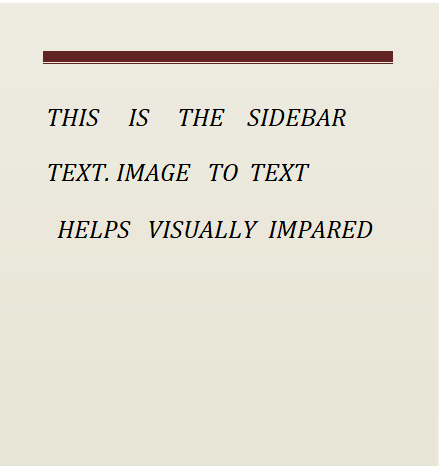
#> input picture images/TEXT.PNG, 439 x 466 px, found by its file name
$ python ocr.py
#> lines starting #> are read from the running program, lines starting #| are printed output that depends on the picture; after the words box and inside, x2 and y2 are one past the last pixel; in counts of white or black regions, pixels touching at a corner belong together
import cv2
import numpy as np
import pytesseract
from pytesseract import Output


pytesseract.pytesseract.tesseract_cmd = r'C:/Program Files/Tesseract-OCR/tesseract.exe'

img=cv2.imread('opencv_csi\images\TEXT.PNG')
#> img is the input picture: shape (466, 439, 3); mean B, G, R 211.2, 224.1, 227.6
#Step1: Binarising
grey_img=cv2.cvtColor(img,cv2.COLOR_BGR2GRAY)
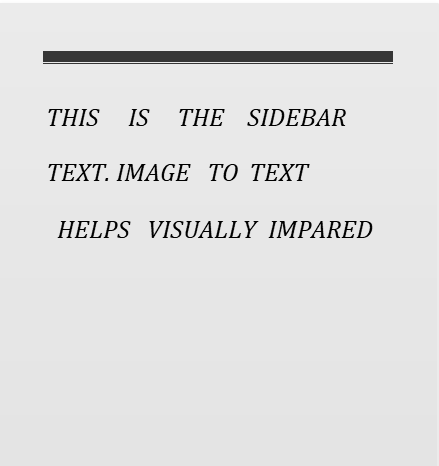
#> grey_img: shape (466, 439); min 0, max 255, mean 223.6

blur = cv2.GaussianBlur(grey_img,(5,5),0)
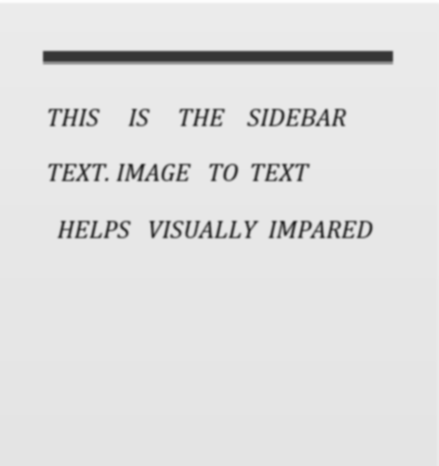
#> blur: shape (466, 439); min 36, max 254, mean 223.6
x,frame=cv2.threshold(blur,10,255,cv2.THRESH_BINARY+cv2.THRESH_OTSU)
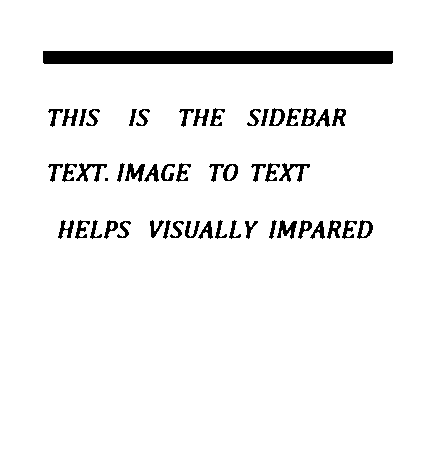
#> frame: shape (466, 439); 95.1% white; 51 black regions (1 under 20 px), largest, box (x1, y1, x2, y2) and area: (43, 51, 393, 64) 4548, (76, 163, 107, 182) 215, (279, 163, 310, 182) 215
#> x = 164

#Step2: Classification
#> (the run stopped early here; a loop or call above may not have finished)
